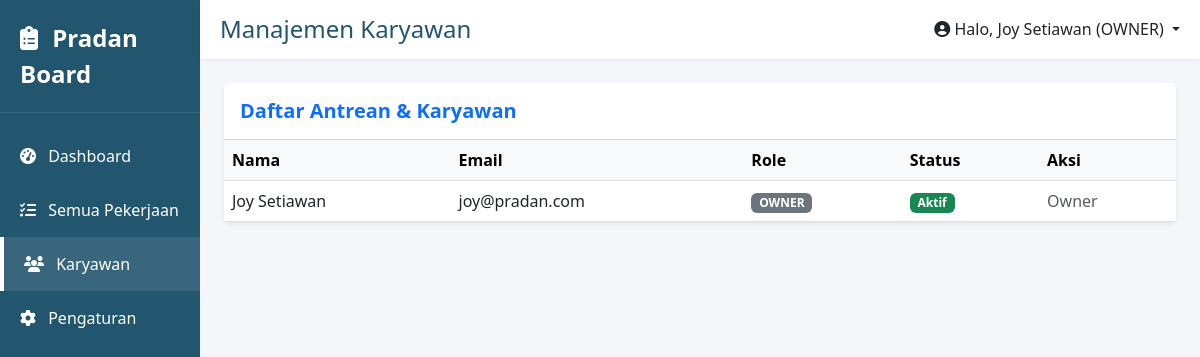
The app's page /karyawan (signed in), older data.
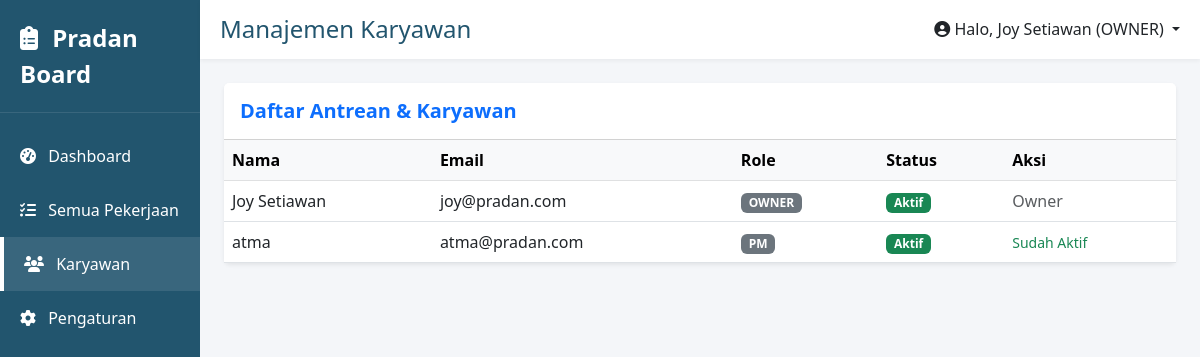
The same page, newer data.
### models.py (models this page shows)
class User(db.Model):
    id = db.Column(db.Integer, primary_key=True)
    name = db.Column(db.String(100), nullable=False)
    email = db.Column(db.String(120), unique=True, nullable=False)
    password = db.Column(db.String(200), nullable=False)
    role = db.Column(db.String(20), nullable=False)
    is_approved = db.Column(db.Boolean, default=False) # Kolom krusial

### app.py (the view)
@app.route('/karyawan')
def karyawan():
    user = get_current_user()
    if not user: return redirect(url_for('login'))
    semua_user = User.query.all()
    return render_template('karyawan.html', user=user, semua_user=semua_user)

### app.py (called while the page is built)
def get_current_user():
    user_id = session.get('user_id')
    if user_id:
        return db.session.get(User, user_id)
    return None

### templates/karyawan.html (shortened to what this page needs)
{% extends "base.html" %}
{% block page_title %}Manajemen Karyawan{% endblock %}
{% block content %}
<div class="card border-0 shadow-sm">
    <div class="card-header bg-white py-3">
        <h5 class="m-0 fw-bold text-primary">Daftar Antrean & Karyawan</h5>
    </div>
    <div class="card-body p-0">
        <table class="table table-hover m-0">
            <thead class="table-light">
                <tr>
                    <th>Nama</th>
                    <th>Email</th>
                    <th>Role</th>
                    <th>Status</th>
                    <th>Aksi</th>
                </tr>
            </thead>
            <tbody>
                {% for u in semua_user %}
                <tr>
                    <td>{{ u.name }}</td>
                    <td>{{ u.email }}</td>
                    <td><span class="badge bg-secondary">{{ u.role.upper() }}</span></td>
                    <td>
                        {% if u.is_approved %}
                            <span class="badge bg-success">Aktif</span>
                        {% else %}
                            <span class="badge bg-warning text-dark">Menunggu Persetujuan</span>
                        {% endif %}
                    </td>
                    <td>
                        {% if not u.is_approved and user.role == 'owner' %}
                            <a href="{{ url_for('approve_user', user_id=u.id) }}" class="btn btn-sm btn-primary">Setujui</a>
                        {% elif u.role == 'owner' %}
                            <span class="text-muted">Owner</span>
                        {% else %}
                            <span class="text-success small">Sudah Aktif</span>
                        {% endif %}
                    </td>
                </tr>
                {% endfor %}
            </tbody>
        </table>
    </div>
</div>
{% endblock %}

### templates/base.html (shortened to what this page needs)
<!DOCTYPE html>
<html lang="id">
<head>
    <link href="https://cdn.jsdelivr.net/npm/bootstrap@5.3.0/dist/css/bootstrap.min.css" rel="stylesheet">
    <link rel="stylesheet" href="https://cdnjs.cloudflare.com/ajax/libs/font-awesome/6.4.0/css/all.min.css">
</head>
<body>
<div class="container-fluid">
    <div class="row">
        <div class="col-md-2 p-0 sidebar d-none d-md-block">
            <div class="brand"><i class="fas fa-clipboard-list me-2"></i> Pradan Board</div>
            <div class="mt-3">
                <a href="{{ url_for('home') }}" class="{% if request.path == '/' %}active{% endif %}"><i class="fas fa-tachometer-alt me-2"></i> Dashboard</a>
                <a href="{{ url_for('semuapekerjaan') }}" class="{% if request.path == '/semuapekerjaan' %}active{% endif %}"><i class="fas fa-tasks me-2"></i> Semua Pekerjaan</a>
                <a href="{{ url_for('karyawan') }}" class="{% if request.path == '/karyawan' %}active{% endif %}"><i class="fas fa-users me-2"></i> Karyawan</a>
                <a href="{{ url_for('pengaturan') }}" class="{% if request.path == '/pengaturan' %}active{% endif %}"><i class="fas fa-cog me-2"></i> Pengaturan</a>
            </div>
        </div>
        <div class="col-md-10 p-0">
            <div class="topbar d-flex justify-content-between align-items-center">
                <h4 class="m-0" style="color: var(--pradan-blue);">{% block page_title %}{% endblock %}</h4>
                <div class="dropdown">
                    <a class="text-dark text-decoration-none dropdown-toggle" href="#" role="button" data-bs-toggle="dropdown">
                        <i class="fas fa-user-circle"></i> Halo, {{ user.name }} ({{ user.role.upper() }})
                    </a>
                </div>
            </div>
            <div class="p-4">
                {% block content %}{% endblock %}
            </div>
        </div>
    </div>
</div>

### templates/base.html (style rules this page uses)
:root { --pradan-blue: #22556e; --pradan-light: #f4f6f9; }
body { background-color: var(--pradan-light); font-family: 'Segoe UI', Tahoma, Geneva, Verdana, sans-serif; }
.sidebar { background-color: var(--pradan-blue); color: white; min-height: 100vh; }
.sidebar .brand { font-size: 1.5rem; font-weight: bold; padding: 20px; border-bottom: 1px solid rgba(255,255,255,0.1); }
.sidebar a { color: white; text-decoration: none; display: block; padding: 15px 20px; transition: 0.3s; }
.sidebar a:hover, .sidebar a.active { background-color: rgba(255,255,255,0.1); border-left: 4px solid white; }
.topbar { background-color: white; box-shadow: 0 2px 4px rgba(0,0,0,0.05); padding: 15px 20px; }

Row changes from the older to the newer data that the page shows:
added User: name "atma", email "atma@pradan.com", role "PM", is_approved "Aktif"
